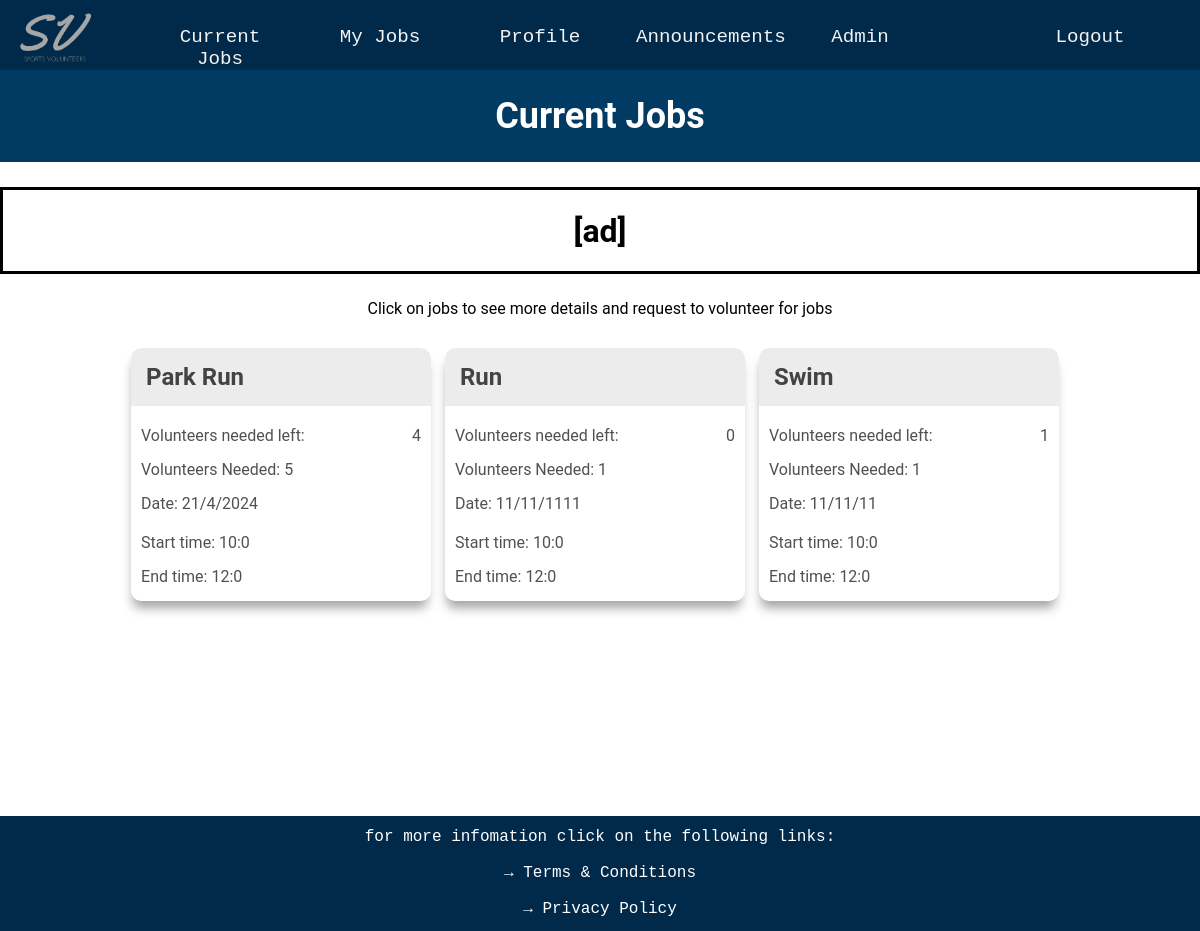
The app's page /current_jobs (signed in), older data.
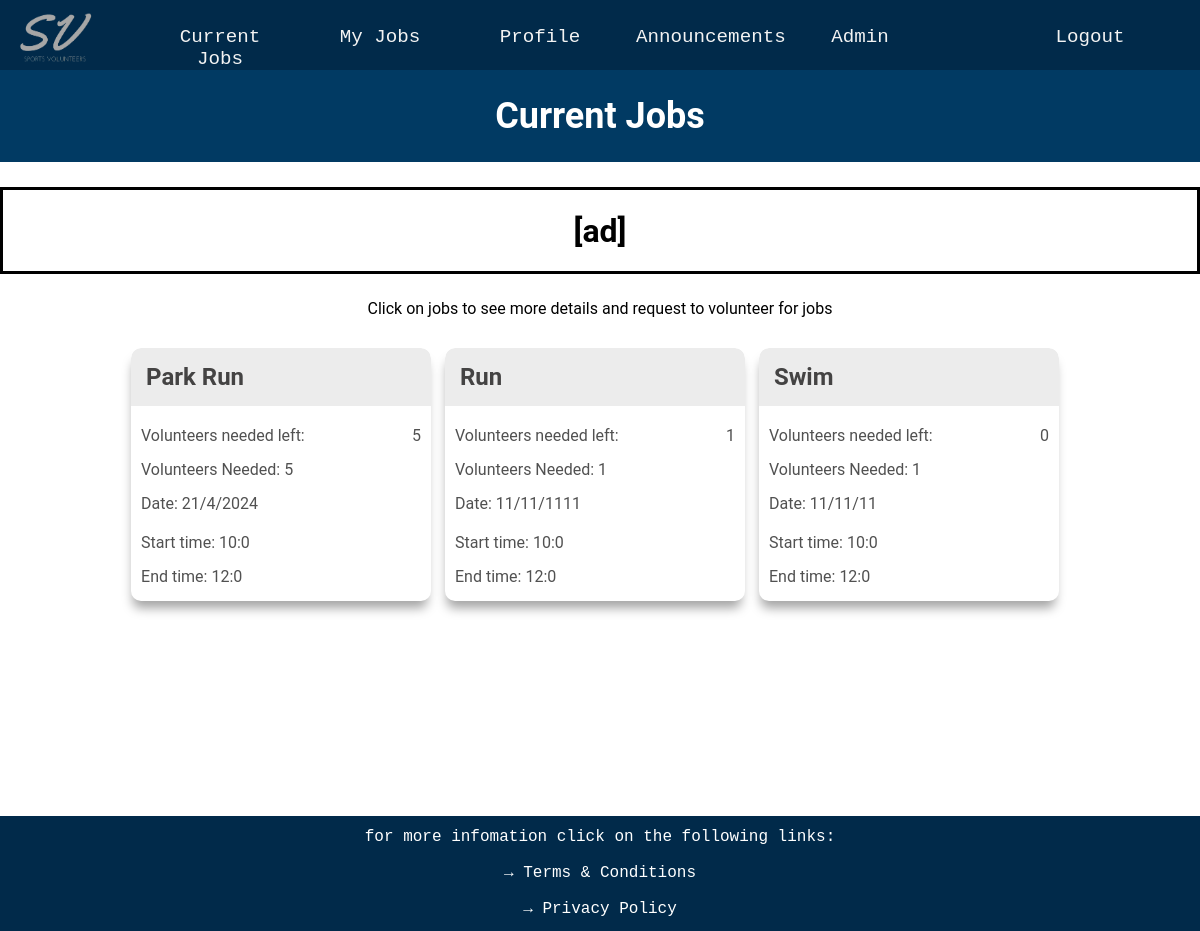
The same page, newer data.
### website/databases.py (models this page shows, shortened)
class Jobs(UserMixin, db.Model):
    __tablename__ = 'jobs'
    job_id = db.Column(db.Integer, primary_key=True)
    job_name = db.Column(db.String(20))
    volunteers_needed = db.Column(db.Integer)
    volunteers_needed_left = db.Column(db.Integer)
    start_time = db.Column(db.String(20))
    end_time = db.Column(db.String(20))
    date = db.Column(db.String(20))
    job_description = db.Column(db.String(300))
    job_qualifications = db.relationship('Qualification', secondary=job_requirements,
                                         backref=db.backref('required_for_jobs', lazy='subquery'))

### website/routes.py (the view)
@app.route('/current_jobs', methods=['GET', 'POST'])
def current_jobs():
    jobs = Jobs.query.all()
    current_user_id = current_user.get_id()
    user = User.query.get(current_user_id)
    user_qualifications_ids = {q.qualifications_id for q in user.qualifications}
    qualified_jobs_ids = []
    for job in jobs:
        job_requirement_ids = {qr.qualifications_id for qr in job.job_qualifications}
        if job_requirement_ids.issubset(user_qualifications_ids):
            qualified_jobs_ids.append(job.job_id)
    assigned_job_ids = []
    assigned_jobs = UserJobLink.query.filter_by(user_id=current_user_id).all()
    for assigned_job in assigned_jobs:
        assigned_job_ids.append(assigned_job.job_id)
    requested_job_ids = []
    requested_jobs = Requests.query.filter_by(user_id=current_user_id).all()
    for requested in requested_jobs:
        requested_job_ids.append(requested.job_id)
    if 'job_id_request' in request.form:
        job_id_request = request.form['job_id_request']
        new_request = Requests(user_id=current_user_id, job_id=job_id_request)
        db.session.add(new_request)
        db.session.commit()
        return redirect(url_for('current_jobs'))
    return render_template('current_jobs.html', jobs=jobs, qualified_jobs_ids=qualified_jobs_ids,
                           requested_job_ids=requested_job_ids, assigned_job_ids=assigned_job_ids, prescription_level = prescription_level)

### website/databases.py (called while the page is built)
    def get_id(self):
        return str(self.user_id)

### website/routes.py (called while the page is built)
@lm.user_loader
def load_user(user_id):
    return User.query.get(int(user_id))

### website/templates/current_jobs.html (shortened to what this page needs)
{% extends "layout.html" %}
{% block page_content %}
<div class="timetable-title-box">
    <h1 class='timetable-title'>Current Jobs</h1>
</div>
{% if prescription_level == 'free' %}
<div class="ad_top">
    <h1 class='ad_text'>[ad]</h1>
</div>
{% endif %}
{% if jobs %}
<p class="timetable-guide">Click on jobs to see more details and request to volunteer for jobs</p>
<div class="timetable-boxes">
    {% for job in jobs %}
    <div class="job-content">
        <element class='popup_element' onclick="togglePopup('{{ job.job_id }}')">
            <div class="job-box">
                <div class="job-name-box">
                    <div class="job-name"><b>{{ job.job_name }}</b></div>
                </div>
                <div>Volunteers needed left: <span>{{ job.volunteers_needed_left }}</span></div>
                <div>Volunteers Needed: <span>{{ job.volunteers_needed }}</span></div>
                <div>Date: <span>{{ job.date }}</span></div>
                <div>Start time: <span>{{ job.start_time }}</span></div>
                <div>End time: <span>{{ job.end_time }}</span></div>
            </div>
        </element>
    </div>
    {% endfor %}
</div>
{% else %}
<div class="no-jobs">
    <h1>No jobs found</h1>
    <p>There are no available jobs at the moment.</p>
</div>
{% endif %}
{% endblock %}

### website/templates/layout.html (shortened to what this page needs)
<!DOCTYPE html>
{% import "bootstrap/wtf.html" as wtf %}
<head>
    <link rel=stylesheet type=text/css href="{{ url_for('static', filename='styles.css') }}">
</head>
<div id="page-container">
    <ul class="navbar">
        <li>
            <div class="navbar_box_logo">
                <br>
                <img class="top_logo"
                    src="{{ url_for('static', filename='images/darker_logo.png') }}"
                    onmouseover= this.src="{{ url_for('static', filename='images/light_logo.png') }}"
                    onmouseout= this.src="{{ url_for('static', filename='images/darker_logo.png') }}"
                    alt="logo image" />
            </div>
        </li>
        <li>
            <div class="navbar_box">
                <a class="navbar_item" href="{{ url_for('current_jobs') }}">Current Jobs</a>
            </div>
        </li>
        <li>
            <div class="navbar_box">
                <a class="navbar_item" href="{{ url_for('my_jobs') }}">My Jobs</a>
            </div>
        </li>
        <li>
            <div class="navbar_box">
                <a class="navbar_item" href="{{ url_for('profile') }}">Profile</a>
            </div>
        </li>
        <li>
            <div class="navbar_box">
                <a class="navbar_item" href="{{ url_for('announcements') }}">Announcements</a>
            </div>
        </li>
        {% if current_user.admin %}
            <li>
            <div class="navbar_box">
                <a class="navbar_item" href="{{ url_for('admin') }}">Admin</a>
            </div>
        </li>
        {% endif %}
        <li class = "navbar_right">
            <div class="navbar_box">
                <a class="navbar_item" href="{{ url_for('logout') }}">Logout</a>
            </div>
        </li>
    </ul>
    <div id = "content-wrap">
        {% block page_content %}{% endblock %}
    </div>
</div>
<footer class="footer">
    <p class = 'footer_text'>for more infomation click on the following links:</p>
    <p><a href="{{ url_for('terms') }}" class = 'footer_link'>→ Terms & Conditions</a></p>
    <p><a href="{{ url_for('privacy')}}" class = 'footer_link'>→ Privacy Policy</a></p>
</footer>

### website/static/styles.css (style rules this page uses)
.navbar { list-style-type: none; padding: 0; overflow: hidden; background-color: #012A4A; position: sticky; top: 0px; margin: 0px; z-index: 1; }
.navbar_box_logo { height: 50px; width: 140px; margin-top: 10px; margin-bottom: 10px; }
.navbar_box { height: 50px; width: 160px; margin-top: 10px; margin-bottom: 10px; }
li { float: left; }
.navbar_right { float: right; margin-right: 30px; }
.navbar_item { display: block; text-decoration: none; font-family: Andale Mono, monospace; color: #F3F3F3; font-size: 120%; text-align: center; padding: 10% 10%; }
#page-container { position: relative; min-height: 100vh; }
#content-wrap { overflow: auto; }
.top_logo { height: 80px; width: 80px; text-align: center; display: flex; margin-left: 15px; margin-top: -30px; }
.footer { width: 100%; height: 115px; background-color: #012A4A; text-align: center; margin-top: auto; }
.footer_text, .footer_link { color: white; text-decoration: none; font-family: Andale Mono, monospace; font-size: 16px; text-align: center; }
.footer_text { padding-top: 12px; }
.profile-title, .timetable-title { text-align: center; font-size: 3vw; color: white; }
.p-title-box, .timetable-title-box { background-color: #013A63; padding: 1px; margin-bottom: 25px; }
.timetable-guide { text-align: center; margin-bottom: 30px; }
.timetable-boxes { margin: 0px 50px; text-align: center; }
.job-content { display: inline-block; margin-right: 10px; text-align: left; width: 300px; white-space: nowrap; overflow: hidden; text-overflow: ellipsis; border-radius: 10px; margin-bottom: 20px; box-shadow: -1px 10px 11px -3px rgb(164, 164, 164); }
.job-box { border-radius: 10px; max-width: 300px; color: #515151; }
.job-name-box div { padding: 0px 10px; }
.job-name { font-size: 24px; color: rgb(68, 67, 67); }
.job-box div:nth-child(n + 2) { padding: 0px 10px 10px 10px; margin-bottom: 5px; }
.job-box div:nth-child(2) { display: flex; justify-content: space-between; margin-top: 20px; }
.job-box div:nth-child(4) { margin-bottom: 10px; }
.job-name-box { background-color: #ececec; padding: 15px 5px 15px 5px; border-radius: 10px 10px 0px 0px; }
.ad_top { background-color: white; margin-bottom: 25px; text-align: center; border-style: solid; }

Row changes from the older to the newer data that the page shows:
changed Jobs "Park Run": volunteers_needed_left "4" → "5"
changed Jobs "Run": volunteers_needed_left "0" → "1"
changed Jobs "Swim": volunteers_needed_left "1" → "0"
